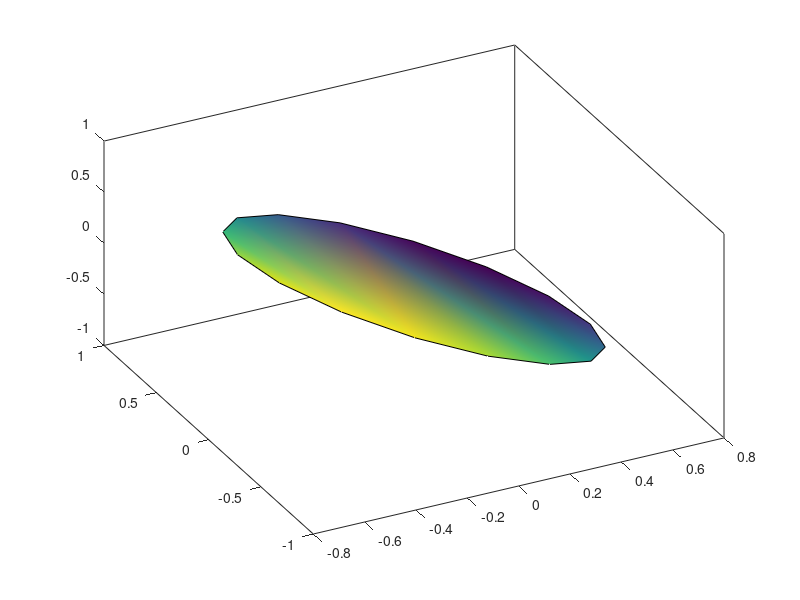

Write MATLAB code to recreate this figure. (Note: this script raises an error after producing the figure.)
clear all
close all

Ndiv=16;

%---
% animation of the rotation of a disk
%---

box
view(-27, 46)

%---
% disk in the yz plane
%---

%[YREF,ZREF,XREF]=sphere(Ndiv);
%XREF=0.1*XREF;

for i=1:Ndiv+1
 theta = 2*pi*(i-1.0)/Ndiv;
 XREF(i)=0.0;
 YREF(i)= cos(theta);
 ZREF(i)= sin(theta);
end

%---
% first point of the director is fixed
%---

xplt(1)=0.0;
yplt(1)=0.0;
zplt(1)=0.0;

Dt = 0.02;

%---
for iloop=1:20000
%---

time=(iloop-1.0)*Dt;

dx= 1.0+2.0*cos(time);
dy= 1.0+sin(time);
dz= 1.0+5*sin(time);

%---
% unit director
%---

dm=sqrt(dx^2+dy^2+dz^2);
dx=dx/dm;
dy=dy/dm;
dz=dz/dm;

xplt(2)=dx;
yplt(2)=dy;
zplt(2)=dz;

%---
% deduce the meridional and azimuthal angles
%---

ds=sqrt(dy^2+dz^2);
dr=sqrt(dx^2+dy^2+dz^2);

csph = dy/ds;
snph = dz/ds;
phi  = acos(dy/dr);
if(dz<0)
  phi=2*pi-phi;
end

csth =dx/dr;
snth = sqrt(1.0-csth^2);
ROTZ=eye(3);
ROTZ(1,1)=csth;
ROTZ(2,2)=csth;
ROTZ(1,2)=-snth;
ROTZ(2,1)= snth;

ROTX=eye(3);
ROTX(2,2)= csph;
ROTX(3,3)= csph;
ROTX(2,3)=-snph;
ROTX(3,2)= snph;

%for i=1:Ndiv+1
% for j=1:Ndiv+1
% v(1)=XREF(i,j);
% v(2)=YREF(i,j);
% v(3)=ZREF(i,j);
% u=ROTX*ROTZ*v';
% X(i,j)=u(1);
% Y(i,j)=u(2);
% Z(i,j)=u(3);
% end
%end

for i=1:Ndiv+1
  v(1)=XREF(i);
  v(2)=YREF(i);
  v(3)=ZREF(i);
  u=ROTX*ROTZ*v';
  X(i)=u(1);
  Y(i)=u(2);
  Z(i)=u(3);
end

if(iloop==1)
% Handle1 = surf(X,Y,Z);
  Handle1 = patch(X,Y,Z);
 set(Handle1,'EraseMode','xor')
 hold on
 Handle2 =plot3(xplt,yplt,zplt);
% set(Handle2,'EraseMode','xor')
 axis([-2 2 -2 2 -2 2])
 %axis square;
 xlabel('x')
 ylabel('y')
 zlabel('z')
end

 set(Handle1,'XData',X,'YData',Y,'ZData',Z);
 set(Handle2,'XData',xplt,'YData',yplt,'ZData',zplt);
 drawnow

%---
end
%---
